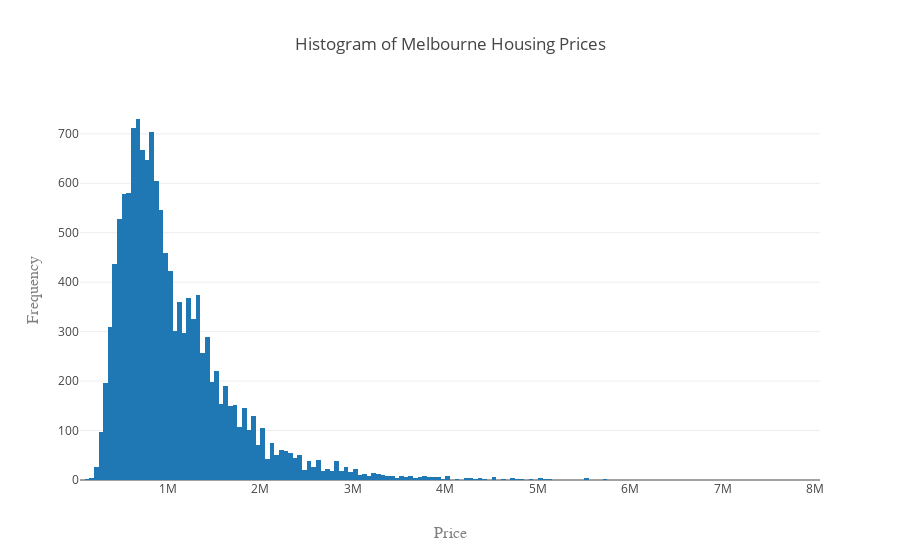

Notebook source saved alongside this figure:
### Code cell
#housing price frequency
import plotly.plotly as py
import plotly.graph_objs as go
from plotly import tools

pl1 = go.Histogram(x = data.Price)
layout1 = go.Layout(title='Histogram of Melbourne Housing Prices',
                   xaxis=dict(title='Price',titlefont=dict(family='Courier New, monospace',size=16, color='#7f7f7f')),
                   yaxis=dict(title='Frequency',titlefont=dict(family='Courier New, monospace',size=16,color='#7f7f7f'))
                 )
dt1 = [pl1]
fig1 = go.Figure(data=dt1, layout=layout1)
iplot(fig1)

### Figure 1 — Plotly figure (JSON) as saved in the notebook; plotly's stock layout.template omitted (floating-point values rounded to 4 significant figures; data arrays with more than 128 entries replaced by an {"elided": "..."} marker saying what was removed)
{"data": [{"type": "histogram", "x": {"elided": "13525 int values"}}], "layout": {"title": "Histogram of Melbourne Housing Prices", "xaxis": {"title": "Price", "titlefont": {"color": "#7f7f7f", "family": "Courier New, monospace", "size": 16}}, "yaxis": {"title": "Frequency", "titlefont": {"color": "#7f7f7f", "family": "Courier New, monospace", "size": 16}}}}
